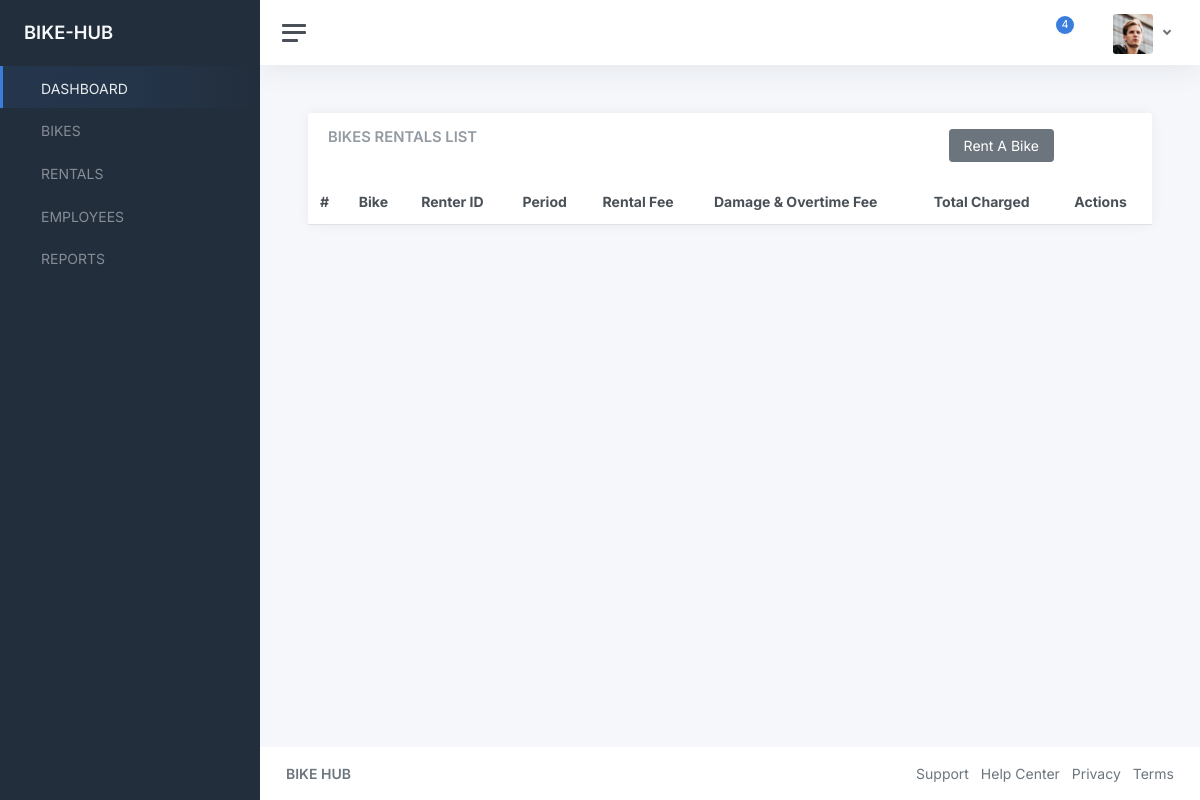
The page /rentals/ on the database as committed earlier.
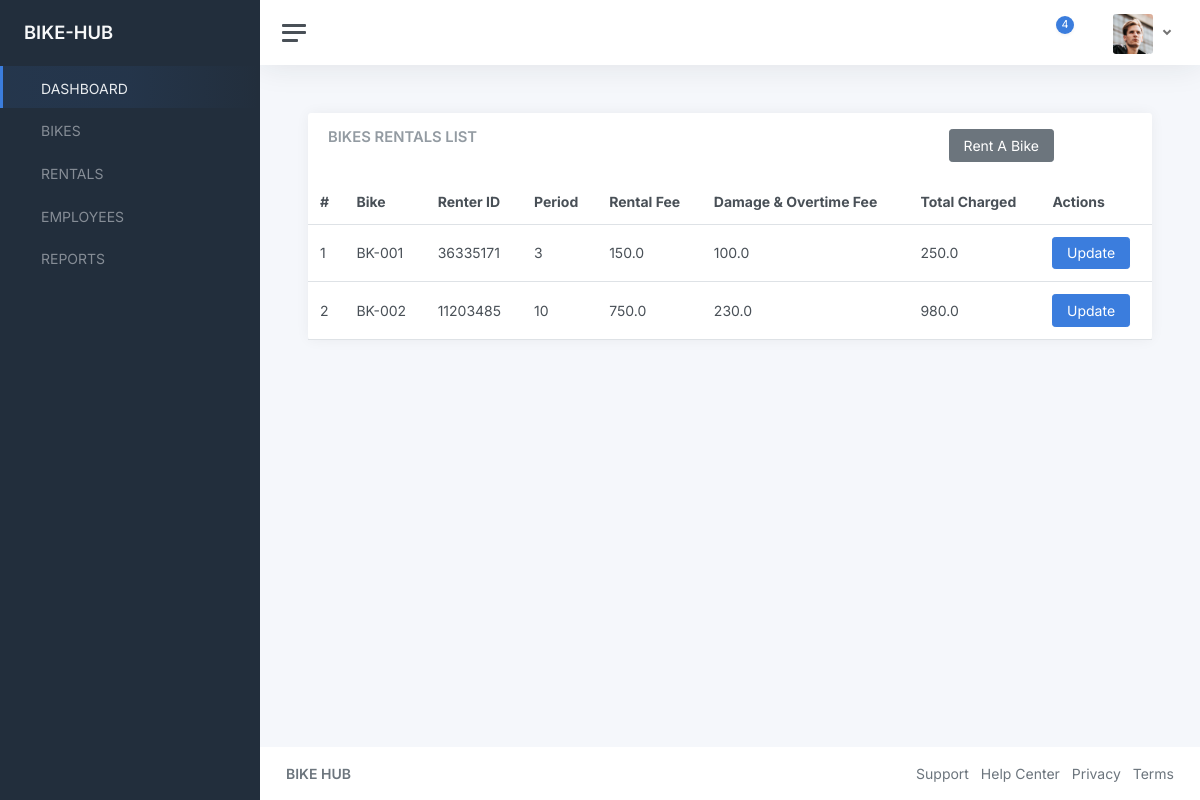
The same page on the database as committed later.
### bikes/models.py (models this page shows, shortened)
class Rental(models.Model):
    bike = models.ForeignKey(Bike, on_delete=models.CASCADE)
    renter_id = models.CharField(max_length=200)
    rental_period = models.IntegerField(choices=RENTAL_PERIODS)
    returned_condition = models.CharField(max_length=200, choices=BIKE_CONDITIONS)
    damage_fee = models.FloatField(default=0)
    overtime_fee = models.FloatField(default=0)
    total_charged = models.FloatField(default=0)
    time_left = models.DateTimeField(auto_now_add=True)
    time_returned = models.DateTimeField(auto_now=True)
    recorded_by = models.ForeignKey(Employee, on_delete=models.CASCADE)
    @property
    def rental_fee(self):
        return self.rental_period * self.bike.rental_rate
    @property
    def extra_fee(self):
        return self.damage_fee + self.overtime_fee
    @property
    def total_fee(self):
        return self.rental_fee + self.extra_fee

class Bike(models.Model):
    bike_number = models.CharField(max_length=200, unique=True, primary_key=True)
    hub = models.ForeignKey(Hub, on_delete=models.SET_NULL, null=True)
    condition = models.CharField(max_length=200, choices=BIKE_CONDITIONS)
    price = models.FloatField(default=0)
    rental_rate = models.FloatField(default=0)
    availability = models.CharField(max_length=200, default="1", choices=AVAILABILITY_CHOICES)
    date_added = models.DateTimeField(auto_now_add=True)
    date_updated = models.DateTimeField(auto_now=True)
    added_by =models.ForeignKey(Employee, on_delete=models.PROTECT)
    def __str__(self):
        return self.bike_number

### bikes/views.py (the view)
# urls.py: path("rentals/", views.rentals, name="rentals"),
def rentals(request):
    rentals = Rental.objects.all()
    context = {
        "rentals": rentals
    }
    return render(request, "bikes/rentals.html", context)

### templates/bikes/rentals.html
{% extends "component-base.html" %}
{% block content %}
<main class="content">
	<div class="container-fluid p-0">
		<div class="row">
			<div class="col-12 col-lg-12 col-xxl-12 d-flex">
				<div class="card flex-fill">
					<div class="card-header">
						<div class="row">
							<div class="col-9">
								<h5 class="card-title mb-0">BIKES RENTALS LIST</h5>
							</div>
							<div class="col-3">
								<a href="{% url 'rent-bike' %}" class="btn btn-secondary">Rent A Bike</a>
							</div>
						</div>
					</div>
					<table class="table table-hover my-0">
						<thead>
						<tr>
                            <th>#</th>
							<th>Bike </th>
							<th>Renter ID</th>
                			<th>Period</th>
							<th>Rental Fee</th>
                            <th>Damage & Overtime Fee</th>
							<th>Total Charged</th>
                			<th>Actions</th>
						</tr>
						</thead>
						<tbody>
{% for rental in rentals %}
			<tr>
				<td>{{rental.id}}</td>
                <td class="">{{rental.bike}}</td>
                <td class="">{{rental.renter_id}}</td>
                <td class="">{{rental.rental_period}}</td>
                <td class="">{{rental.rental_fee}}</td>
                <td class="">{{rental.extra_fee}}</td>
                <td class="">{{rental.total_fee}}</td>
				<td>
                  <a href="{% url 'update-rental' rental.pk %}" class="btn btn-primary">Update</a>
                </td>
				</tr>
{% endfor %}
						</tbody>
					</table>
				</div>
			</div>
		</div>
	</div>
</main>
{% endblock content %}

### templates/component-base.html (shortened to what this page needs)
{% load static %}
<!DOCTYPE html>
<html lang="en">
<head>
	<link href="{% static 'admin/css/app.css' %}" rel="stylesheet">
</head>
<body>
	<div class="wrapper">
		<nav id="sidebar" class="sidebar js-sidebar">
			<div class="sidebar-content js-simplebar">
				<a class="sidebar-brand" href="#">
          <span class="align-middle">BIKE-HUB</span>
        </a>
				<ul class="sidebar-nav">
					<li class="sidebar-item active">
						<a class="sidebar-link" href="{% url 'home' %}">
               <span class="align-middle">DASHBOARD</span>
            </a>
					</li>
					<li class="sidebar-item">
						<a class="sidebar-link" href="{% url 'bikes' %}">
               <span class="align-middle">BIKES</span>
            </a>
					</li>
					<li class="sidebar-item">
						<a class="sidebar-link" href="{% url 'rentals' %}">
               <span class="align-middle">RENTALS</span>
            </a>
					</li>
					<li class="sidebar-item">
						<a class="sidebar-link" href="{% url 'employees' %}">
               <span class="align-middle">EMPLOYEES</span>
            </a>
					</li>
					<li class="sidebar-item">
						<a class="sidebar-link" href="#">
               <span class="align-middle">REPORTS</span>
            </a>
					</li>
			</ul>
			</div>
		</nav>
		<div class="main">
			<nav class="navbar navbar-expand navbar-light navbar-bg">
				<a class="sidebar-toggle js-sidebar-toggle">
          <i class="hamburger align-self-center"></i>
        </a>
				<div class="navbar-collapse collapse">
					<ul class="navbar-nav navbar-align">
						<li class="nav-item dropdown">
							<a class="nav-icon dropdown-toggle" href="#" id="alertsDropdown" data-bs-toggle="dropdown">
								<div class="position-relative">
									<span class="indicator">4</span>
								</div>
							</a>
						</li>
						<li class="nav-item dropdown">
							<a class="nav-icon dropdown-toggle" href="#" id="messagesDropdown" data-bs-toggle="dropdown">
							</a>
						</li>
						<li class="nav-item dropdown">
							<a class="nav-link dropdown-toggle d-none d-sm-inline-block" href="#" data-bs-toggle="dropdown">
                <img src="{% static 'admin/img/avatars/avatar.jpg' %}" class="avatar img-fluid rounded me-1" alt="Charles Hall" />
              </a>
						</li>
					</ul>
				</div>
			</nav>
{% block content %}
{% endblock content %}
			<footer class="footer">
				<div class="container-fluid">
					<div class="row text-muted">
						<div class="col-6 text-start">
							<p class="mb-0">
								<a class="text-muted" href="#" target="_blank"><strong>BIKE HUB</strong></a>
							</p>
						</div>
						<div class="col-6 text-end">
							<ul class="list-inline">
								<li class="list-inline-item">
									<a class="text-muted" href="" target="_blank">Support</a>
								</li>
								<li class="list-inline-item">
									<a class="text-muted" href="" target="_blank">Help Center</a>
								</li>
								<li class="list-inline-item">
									<a class="text-muted" href="" target="_blank">Privacy</a>
								</li>
								<li class="list-inline-item">
									<a class="text-muted" href="" target="_blank">Terms</a>
								</li>
							</ul>
						</div>
					</div>
				</div>
			</footer>
		</div>
	</div>
</body>
</html>

Rows that differ between the two databases and show on the page:
added Rental: id "1", bike "BK-001", renter_id "36335171", rental_period "3", rental_fee "150.0", extra_fee "100.0", total_fee "250.0"
added Rental: id "2", bike "BK-002", renter_id "11203485", rental_period "10", rental_fee "750.0", extra_fee "230.0", total_fee "980.0"
